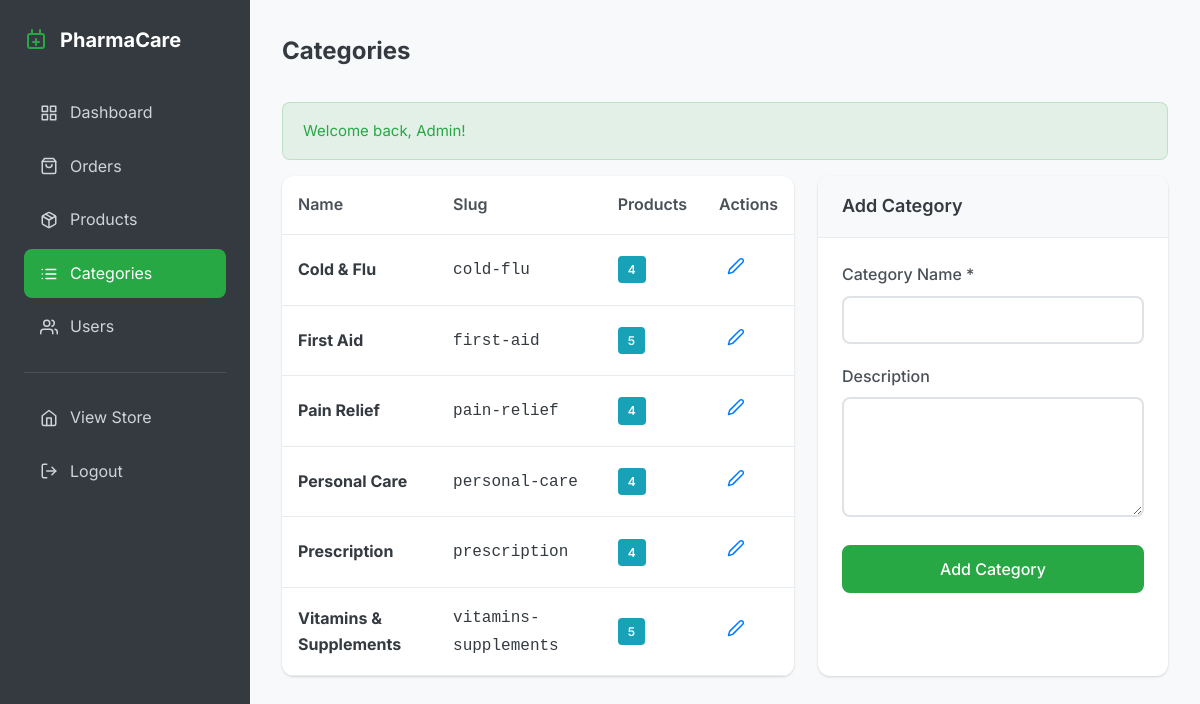
Screenshot of /admin/categories.php (signed in) with the database file from the repository.
### tables this page shows
CREATE TABLE categories (
    id INT PRIMARY KEY AUTO_INCREMENT,
    name VARCHAR(100) NOT NULL,
    slug VARCHAR(100) NOT NULL UNIQUE,
    description TEXT,
    image VARCHAR(255)
);

### admin/categories.php (the view, shortened to what this page needs)
<?php
require_once __DIR__ . '/../includes/functions.php';
try {
    $stmt = $pdo->query("
        SELECT c.*, COUNT(p.id) as product_count
        FROM categories c
        LEFT JOIN products p ON c.id = p.category_id
        GROUP BY c.id
        ORDER BY c.name
    ");
    $categories = $stmt->fetchAll();
} catch (PDOException $e) {
    $categories = [];
}
$editCategory = null;
?>
<!DOCTYPE html>
<html lang="en">
<head>
    <link rel="stylesheet" href="<?php echo getBaseUrl(); ?>/assets/css/style.css">
</head>
<body>
    <div class="admin-layout">
        <?php include __DIR__ . '/includes/sidebar.php'; ?>
        <main class="admin-main">
            <div class="admin-header">
                <h1 class="admin-title">Categories</h1>
            </div>
            <?php echo displayFlashMessages(); ?>
            <div style="display: grid; grid-template-columns: 1fr 350px; gap: 1.5rem;">
                <div class="admin-card">
                    <div class="table-responsive">
                        <table class="admin-table">
                            <thead>
                                <tr>
                                    <th>Name</th>
                                    <th>Slug</th>
                                    <th>Products</th>
                                    <th>Actions</th>
                                </tr>
                            </thead>
                            <tbody>
                                <?php foreach ($categories as $cat): ?>
                                    <tr>
                                        <td><strong><?php echo sanitize($cat['name']); ?></strong></td>
                                        <td><code><?php echo sanitize($cat['slug']); ?></code></td>
                                        <td><span class="badge badge-info"><?php echo (int)$cat['product_count']; ?></span></td>
                                        <td>
                                            <div class="admin-actions">
                                                <a href="?edit=<?php echo (int)$cat['id']; ?>" class="admin-action-btn edit" title="Edit">
                                                    <svg xmlns="http://www.w3.org/2000/svg" width="18" height="18" viewBox="0 0 24 24" fill="none" stroke="currentColor" stroke-width="2" stroke-linecap="round" stroke-linejoin="round"><path d="M17 3a2.828 2.828 0 1 1 4 4L7.5 20.5 2 22l1.5-5.5L17 3z"></path></svg>
                                                </a>
                                            </div>
                                        </td>
                                    </tr>
                                <?php endforeach; ?>
                            </tbody>
                        </table>
                    </div>
                </div>
                <div class="admin-card">
                    <div class="admin-card-header">
                        <h2 class="admin-card-title"><?php echo $editCategory ? 'Edit Category' : 'Add Category'; ?></h2>
                    </div>
                    <div class="admin-card-body">
                        <form action="" method="POST">
                            <div class="form-group">
                                <label class="form-label">Category Name *</label>
                                <input type="text" name="name" class="form-control" required
                                       value="<?php echo sanitize($editCategory['name'] ?? ''); ?>">
                            </div>
                            <div class="form-group">
                                <label class="form-label">Description</label>
                                <textarea name="description" class="form-control" rows="3"><?php echo sanitize($editCategory['description'] ?? ''); ?></textarea>
                            </div>
                            <button type="submit" class="btn btn-primary btn-block">
                                <?php echo $editCategory ? 'Update Category' : 'Add Category'; ?>
                            </button>
                        </form>
                    </div>
                </div>
            </div>
        </main>
    </div>
</body>
</html>

### assets/css/style.css (style rules this page uses)
:root { --primary-color: #28a745; --primary-dark: #218838; --secondary-color: #007bff; --secondary-dark: #0056b3; --danger-color: #dc3545; --warning-color: #ffc107; --info-color: #17a2b8; --success-color: #28a745; --light-color: #f8f9fa; --dark-color: #343a40; --gray-100: #f8f9fa; --gray-200: #e9ecef; --gray-300: #dee2e6; --gray-400: #ced4da; --gray-500: #adb5bd; --gray-600: #6c757d; --gray-700: #495057; --gray-800: #343a40; --gray-900: #212529; --white: #ffffff; --black: #000000; --font-family: 'Inter', -apple-system, BlinkMacSystemFont, 'Segoe UI', Roboto, Oxygen, Ubuntu, sans-serif; --shadow-sm: 0 1px 2px 0 rgba(0, 0, 0, 0.05); --shadow: 0 1px 3px 0 rgba(0, 0, 0, 0.1), 0 1px 2px 0 rgba(0, 0, 0, 0.06); --shadow-md: 0 4px 6px -1px rgba(0, 0, 0, 0.1), 0 2px 4px -1px rgba(0, 0, 0, 0.06); --shadow-lg: 0 10px 15px -3px rgba(0, 0, 0, 0.1), 0 4px 6px -2px rgba(0, 0, 0, 0.05); --border-radius: 8px; --border-radius-sm: 4px; --border-radius-lg: 12px; --transition: all 0.3s ease; }
*, *::before, *::after { box-sizing: border-box; margin: 0; padding: 0; }
html { font-size: 16px; scroll-behavior: smooth; }
body { font-family: var(--font-family); font-size: 1rem; line-height: 1.6; color: var(--gray-800); background-color: var(--gray-100); min-height: 100vh; display: flex; flex-direction: column; }
a { color: var(--secondary-color); text-decoration: none; transition: var(--transition); }
button { cursor: pointer; font-family: inherit; border: none; background: none; }
input, textarea, select { font-family: inherit; font-size: inherit; }
.btn { display: inline-flex; align-items: center; justify-content: center; gap: 0.5rem; padding: 0.75rem 1.5rem; font-size: 1rem; font-weight: 500; border-radius: var(--border-radius); transition: var(--transition); cursor: pointer; text-align: center; }
.btn-primary { background-color: var(--primary-color); color: var(--white); border: 2px solid var(--primary-color); }
.btn-block { width: 100%; }
.form-group { margin-bottom: 1.25rem; }
.form-label { display: block; margin-bottom: 0.5rem; font-weight: 500; color: var(--gray-700); }
.form-control { width: 100%; padding: 0.75rem 1rem; border: 2px solid var(--gray-300); border-radius: var(--border-radius); font-size: 1rem; transition: var(--transition); background-color: var(--white); }
textarea.form-control { min-height: 120px; resize: vertical; }
.badge { display: inline-flex; align-items: center; padding: 0.25rem 0.625rem; font-size: 0.75rem; font-weight: 600; border-radius: var(--border-radius-sm); }
.badge-info { background-color: var(--info-color); color: var(--white); }
.table-responsive { overflow-x: auto; }
.admin-layout { display: flex; min-height: 100vh; }
.admin-main { flex: 1; padding: 2rem; background-color: var(--gray-100); }
.admin-header { display: flex; justify-content: space-between; align-items: center; margin-bottom: 2rem; flex-wrap: wrap; gap: 1rem; }
.admin-title { font-size: 1.5rem; font-weight: 700; color: var(--gray-800); }
.admin-card { background-color: var(--white); border-radius: var(--border-radius-lg); box-shadow: var(--shadow); overflow: hidden; }
.admin-card-header { padding: 1rem 1.5rem; background-color: var(--gray-100); border-bottom: 1px solid var(--gray-200); display: flex; justify-content: space-between; align-items: center; flex-wrap: wrap; gap: 1rem; }
.admin-card-title { font-size: 1.125rem; font-weight: 600; color: var(--gray-800); }
.admin-card-body { padding: 1.5rem; }
.admin-table { width: 100%; border-collapse: collapse; }
.admin-table th, .admin-table td { padding: 1rem; text-align: left; border-bottom: 1px solid var(--gray-200); }
.admin-table th { font-weight: 600; color: var(--gray-700); background-color: var(--gray-50); }
.admin-actions { display: flex; gap: 0.5rem; }
.admin-action-btn { padding: 0.375rem 0.5rem; border-radius: var(--border-radius-sm); transition: var(--transition); }
.admin-action-btn.edit { color: var(--secondary-color); }

### rows the page displays
categories: name "Cold & Flu", slug "cold-flu", product_count "4"
categories: name "First Aid", slug "first-aid", product_count "5"
categories: name "Pain Relief", slug "pain-relief", product_count "4"
categories: name "Personal Care", slug "personal-care", product_count "4"
categories: name "Prescription", slug "prescription", product_count "4"
categories: name "Vitamins & Supplements", slug "vitamins-supplements", product_count "5"

### other values shown
$message "Welcome back, Admin!"
